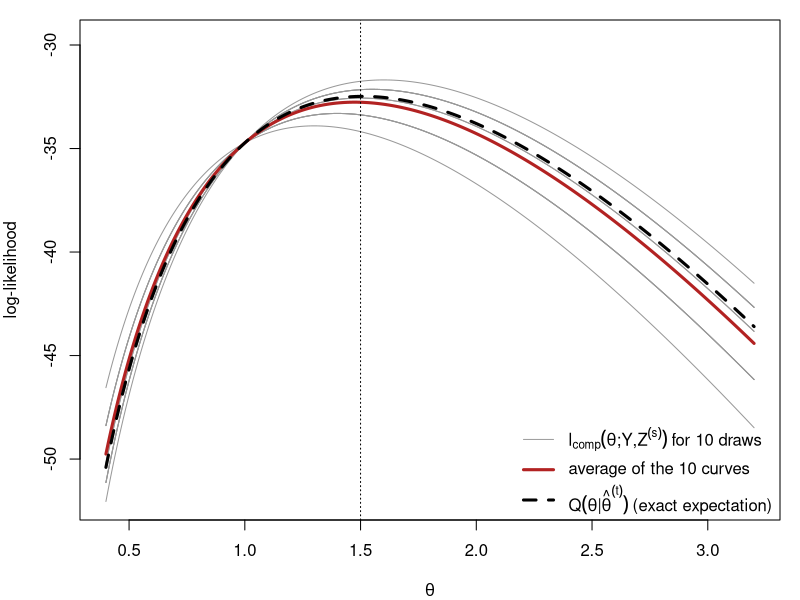
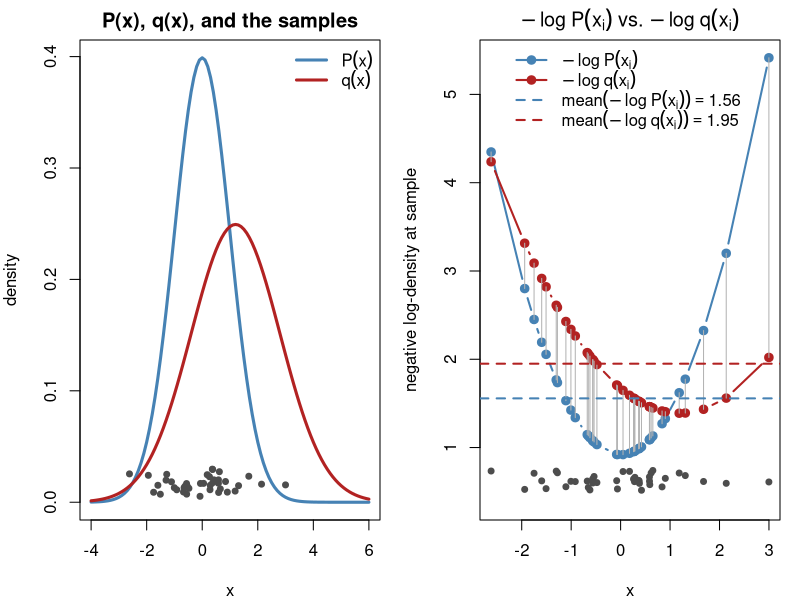
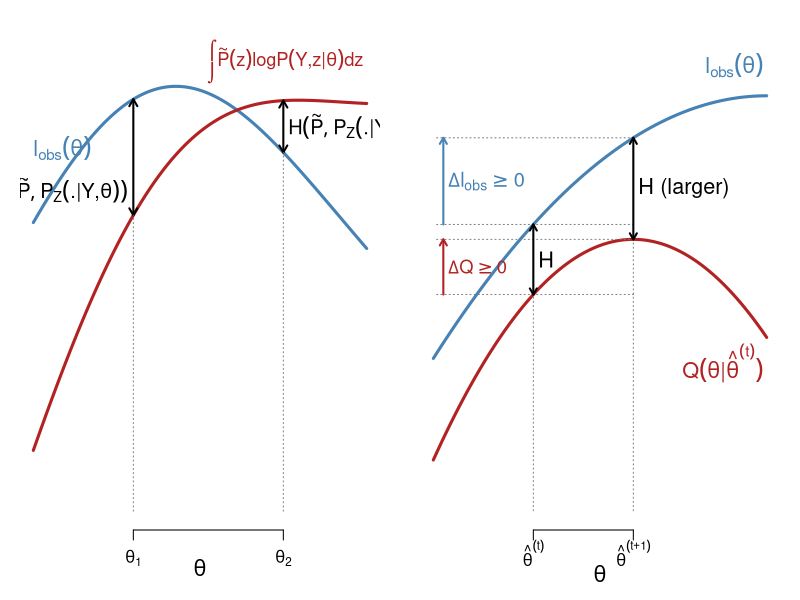
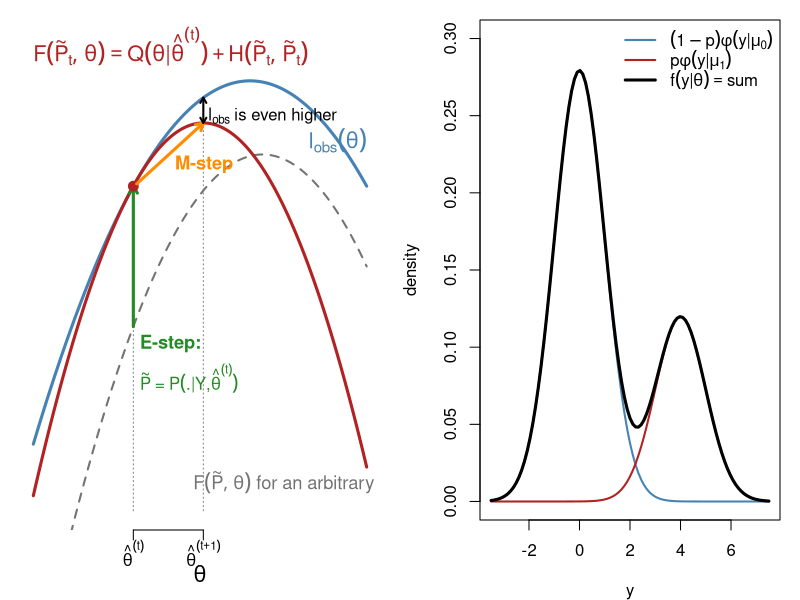
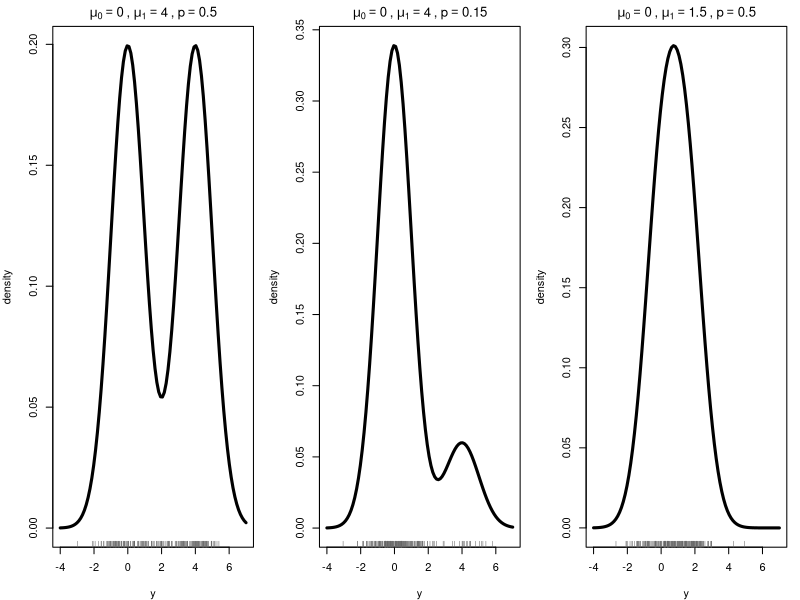
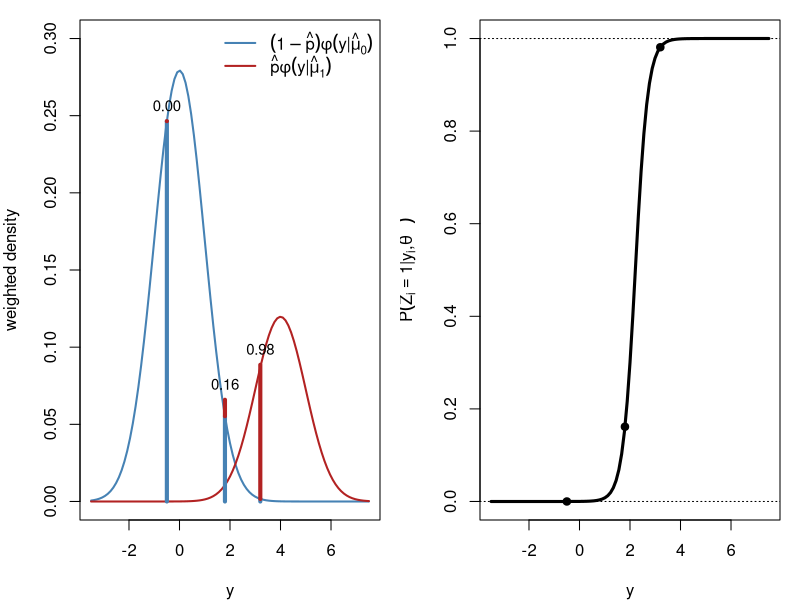
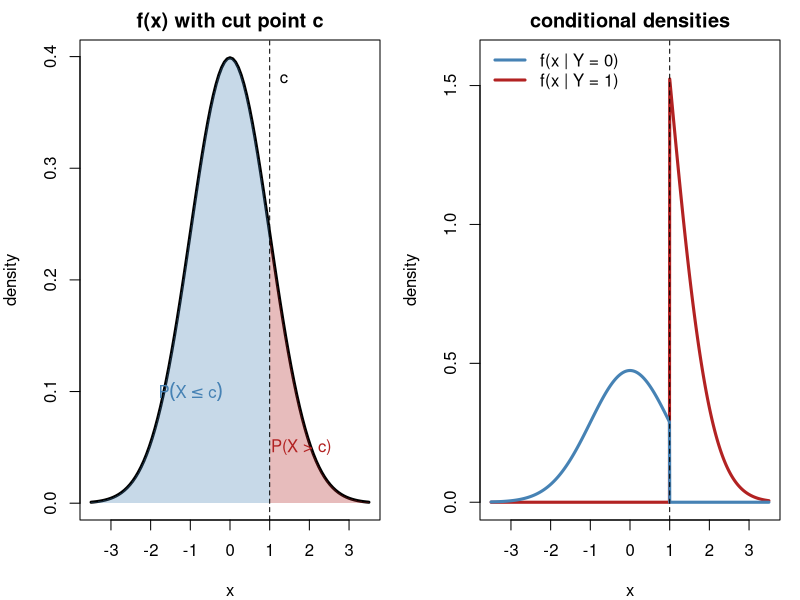
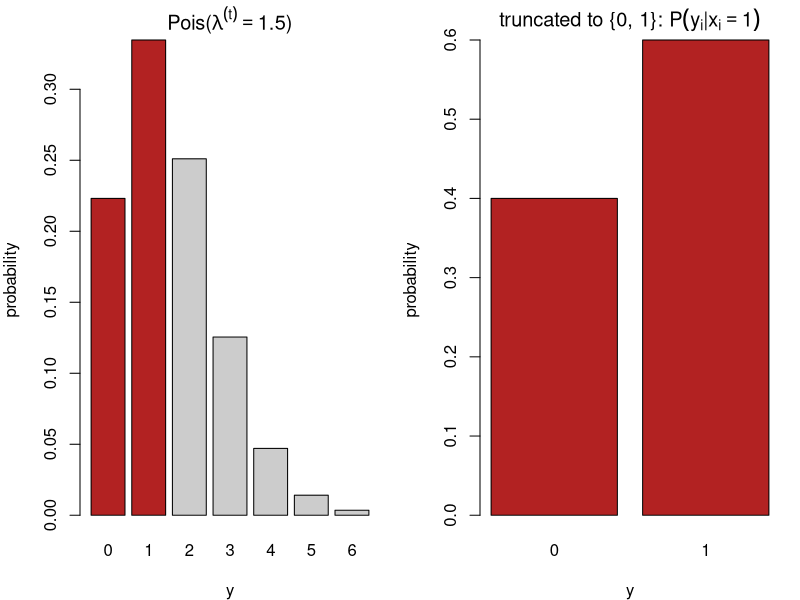

R code for these plots, in order:
## ---- chunk 1
#| include: false
set.seed(812)
knitr::opts_chunk$set(echo = FALSE, fig.align = "center")
# censored Poisson example used in several figures (Section 3):
# m exact observations, ncen observations known only to satisfy y < 2
yobs <- c(3, 2, 4, 1, 3, 2, 5, 3); m <- length(yobs); ncen <- 12; n <- m + ncen
lobs <- function(l) sum(dpois(yobs, l, log = TRUE)) + ncen * log(ppois(1, l))
lcomp <- function(l, z) -n * l + log(l) * (sum(yobs) + sum(z)) - sum(lfactorial(yobs))
Qfun  <- function(l, lt) lcomp(l, rep(lt / (1 + lt), ncen))
lam <- seq(0.4, 3.2, length.out = 300)
## ---- chunk 2
#| fig-width: 9
#| fig-height: 5
lt <- 1.5; S <- 10
Z <- replicate(S, rbinom(ncen, 1, lt / (1 + lt)))            # draws of the censored y_i
curves <- sapply(1:S, function(s) sapply(lam, lcomp, z = Z[, s]))
Qexact <- sapply(lam, Qfun, lt = lt)
par(mar = c(4, 4, 1, 1))
matplot(lam, curves, type = "l", lty = 1, lwd = 1, col = "gray60", xlab = expression(theta),
        ylab = "log-likelihood", ylim = range(curves) + c(0, 2))
lines(lam, rowMeans(curves), lwd = 3, col = "firebrick")
lines(lam, Qexact, lwd = 3, col = "black", lty = 2)
abline(v = lt, lty = 3)
legend("bottomright", bty = "n", lwd = c(1, 3, 3), lty = c(1, 1, 2), col = c("gray60", "firebrick", "black"),
       legend = c(expression(l[comp](theta*";"*Y*","*Z^(s)) ~ "for 10 draws"),
                  "average of the 10 curves",
                  expression(Q(theta*"|"*hat(theta)^(t)) ~ "(exact expectation)")))
## ---- chunk 3
#| fig-width: 10
#| fig-height: 4.6
par(mfrow = c(1, 2), mar = c(4, 4, 2, 1))
mu_p <- 0; sd_p <- 1; mu_q <- 1.2; sd_q <- 1.6; nsamp <- 40
x  <- rnorm(nsamp, mu_p, sd_p)                   # samples from P
nlp <- -dnorm(x, mu_p, sd_p, log = TRUE)         # -log P(x_i)
nlq <- -dnorm(x, mu_q, sd_q, log = TRUE)         # -log q(x_i)

curve(dnorm(x, mu_p, sd_p), -4, 6, lwd = 3, col = "steelblue", xlab = "x", ylab = "density",
      main = "P(x), q(x), and the samples")
curve(dnorm(x, mu_q, sd_q), add = TRUE, lwd = 3, col = "firebrick")
points(x, runif(nsamp, 0.005, 0.03), pch = 19, col = "gray30", cex = 0.8)   # jittered observations
legend("topright", bty = "n", lwd = 3, col = c("steelblue", "firebrick"),
       legend = c(expression(P(x)), expression(q(x))))

ord <- order(x)
yr  <- range(c(nlp, nlq)); gap <- diff(yr)
plot(x[ord], nlp[ord], type = "b", pch = 19, col = "steelblue", lwd = 2,
     xlab = "x", ylab = "negative log-density at sample",
     ylim = c(yr[1] - 0.12 * gap, yr[2]),
     main = expression(-log~P(x[i])~vs.~-log~q(x[i])))
lines(x[ord], nlq[ord], type = "b", pch = 19, col = "firebrick", lwd = 2)
segments(x[ord], nlp[ord], x[ord], nlq[ord], col = "gray70")
abline(h = mean(nlp), col = "steelblue", lty = 2, lwd = 2)
abline(h = mean(nlq), col = "firebrick", lty = 2, lwd = 2)
points(x, yr[1] - 0.09 * gap + runif(nsamp, 0, 0.05 * gap), pch = 19, col = "gray30", cex = 0.8)
legend("top", bty = "n", lwd = 2, lty = c(1, 1, 2, 2), pch = c(19, 19, NA, NA),
       col = c("steelblue", "firebrick", "steelblue", "firebrick"),
       legend = c(expression(-log~P(x[i])), expression(-log~q(x[i])),
                  bquote(mean(-log~P(x[i])) == .(round(mean(nlp), 2))),
                  bquote(mean(-log~q(x[i])) == .(round(mean(nlq), 2)))))
## ---- chunk 4
#| fig-width: 9
#| fig-height: 4.4
par(mar = c(3.5, 1, 1, 1))
th <- seq(0, 10, length.out = 300)
lo <- function(t) 3.2 - 0.045 * (t - 5.2)^2 + 0.5 * sin(t / 2.2)   # observed log-likelihood
av <- function(t) lo(t) - (1.4 - 0.45 * (t - 3))                    # an arbitrary average complete log-likelihood
plot(th, lo(th), type = "n", ylim = c(-1.5, 4.2), axes = FALSE, xlab = "", ylab = "")
mtext(expression(theta), side = 1, line = 1.5, cex = 1.3)
lines(th, lo(th), lwd = 3, col = "steelblue")
lines(th, av(th), lwd = 3, col = "firebrick")
text(0, lo(0) + 0.9, expression(l[obs](theta)), col = "steelblue", adj = 0, cex = 1.3)
text(9.9, av(9.9) + 0.5, expression(integral(tilde(P)(z)*log*P(Y*","*z*"|"*theta)*dz)),
     col = "firebrick", adj = 1, cex = 1.1)
for (t0 in c(3, 7.5)) {
    arrows(t0, av(t0), t0, lo(t0), code = 3, length = 0.08, lwd = 2)
    text(if (t0 == 3) t0 - 0.15 else t0 + 0.15, (av(t0) + lo(t0)) / 2 - if (t0 == 3) 0.4 else 0, expression(H(tilde(P), P[Z](.*"|"*Y*","*theta))), adj = if (t0 == 3) 1 else 0, cex = 1.2)
    segments(t0, -1.5, t0, min(av(t0), lo(t0)), lty = 3, col = "gray50")
}
axis(1, at = c(3, 7.5), labels = c(expression(theta[1]), expression(theta[2])), tick = TRUE)
## ---- chunk 5
#| fig-width: 9
#| fig-height: 3.9
par(mar = c(3.5, 1, 0.5, 1))
th <- seq(0, 10, length.out = 300)
t0 <- 3; t1 <- 6                                         # theta^(t), theta^(t+1)
Q  <- function(t) 2.6 - 0.07 * (t - t1)^2                # Q(theta | theta^(t)), maximised at theta^(t+1)
H  <- function(t) 0.8 + 0.04 * (t - t0)^2                # cross-entropy, smallest at theta^(t) (Gibbs)
lo <- function(t) Q(t) + H(t)                            # l_obs
plot(th, lo(th), type = "n", ylim = c(-0.5, 5), axes = FALSE, xlab = "", ylab = "")
mtext(expression(theta), side = 1, line = 1.8, cex = 1.3)
lines(th, lo(th), lwd = 3, col = "steelblue")
lines(th, Q(th),  lwd = 3, col = "firebrick")
text(9.9, lo(9.9) + 0.35, expression(l[obs](theta)), col = "steelblue", adj = 1, cex = 1.3)
text(9.9, Q(9.9) - 0.35, expression(Q(theta*"|"*hat(theta)^(t))), col = "firebrick", adj = 1, cex = 1.3)
segments(c(t0, t1), -0.5, c(t0, t1), c(lo(t0), lo(t1)), lty = 3, col = "gray50")
segments(0.1, c(Q(t0), lo(t0)), t1, c(Q(t0), lo(t0)), lty = 3, col = "gray50")
segments(0.1, c(Q(t1), lo(t1)), t1, c(Q(t1), lo(t1)), lty = 3, col = "gray50")
for (x in c(t0, t1)) arrows(x, Q(x), x, lo(x), code = 3, length = 0.07, lwd = 2)
text(t0 + 0.15, (Q(t0) + lo(t0)) / 2, "H", adj = 0, cex = 1.3)
text(t1 + 0.15, (Q(t1) + lo(t1)) / 2, "H (larger)", adj = 0, cex = 1.3)
arrows(0.3, Q(t0), 0.3, Q(t1), length = 0.07, lwd = 2, col = "firebrick")
text(0.45, (Q(t0) + Q(t1)) / 2, expression(Delta*Q >= 0), adj = 0, col = "firebrick", cex = 1.1)
arrows(0.3, lo(t0), 0.3, lo(t1), length = 0.07, lwd = 2, col = "steelblue")
text(0.45, (lo(t0) + lo(t1)) / 2, expression(Delta*l[obs] >= 0), adj = 0, col = "steelblue", cex = 1.2)
axis(1, at = c(t0, t1), labels = c(expression(hat(theta)^(t)), expression(hat(theta)^(t+1))), tick = TRUE)
## ---- chunk 6
#| fig-width: 9
#| fig-height: 4.6
par(mar = c(3.5, 1, 0.5, 1))
th <- seq(0, 10, length.out = 300); t0 <- 3
lo <- function(t) 3.5 - 0.15 * (t - 6.5)^2                      # l_obs
B0 <- function(t) lo(t) - 1.2 - 0.05 * (t - 8)^2              # F(P~, theta) for an arbitrary P~: below l_obs
B1 <- function(t) lo(t) - 0.1 * (t - t0)^2                     # F(P~_t, theta): touches l_obs at theta^(t)
t1 <- optimize(B1, c(0, 10), maximum = TRUE)$maximum             # M-step
plot(th, lo(th), type = "n", ylim = c(-4, 4.4), axes = FALSE, xlab = "", ylab = "")
mtext(expression(theta), side = 1, line = 1.8, cex = 1.3)
lines(th, lo(th), lwd = 3, col = "steelblue")
lines(th, B0(th), lwd = 2, lty = 2, col = "gray45")
lines(th, B1(th), lwd = 3, col = "firebrick")
text(10, lo(10) + 0.8, expression(l[obs](theta)), col = "steelblue", adj = 1, cex = 1.3)
text(t0 + 1.8, -3.5, expression(F(tilde(P), theta)~"for an arbitrary"~tilde(P)), col = "gray45", adj = 0, cex = 1.1)
text(0, 4.1, expression(F(tilde(P)[t], theta) == Q(theta*"|"*hat(theta)^(t)) + H(tilde(P)[t], tilde(P)[t])), col = "firebrick", adj = 0, cex = 1.3)
segments(c(t0, t1), -4, c(t0, t1), c(B0(t0), lo(t1)), lty = 3, col = "gray50")
arrows(t0, B0(t0), t0, lo(t0), length = 0.08, lwd = 3, col = "forestgreen")
text(t0 + 0.2, B0(t0) - 0.3, expression(bold("E-step:")), adj = 0, col = "forestgreen", cex = 1.1)
text(t0 + 0.2, B0(t0) - 0.9, expression(tilde(P)~"="~P(.*"|"*Y*","*hat(theta)^(t))), adj = 0, col = "forestgreen", cex = 1.0)
points(t0, lo(t0), pch = 19, col = "firebrick", cex = 1.3)
arrows(t0 + 0.1, B1(t0) + 0.04, t1, B1(t1), length = 0.08, lwd = 3, col = "darkorange")
text((t0 + t1) / 2 + 0.2, B1((t0 + t1) / 2) - 0.45, expression(bold("M-step")), col = "darkorange", adj = 0, cex = 1.1)
arrows(t1, B1(t1), t1, lo(t1), length = 0.06, lwd = 2, code = 3)
text(t1 + 0.15, (B1(t1) + lo(t1)) / 2 - 0.1, expression(l[obs]~"is even higher"), adj = 0, cex = 1.0)
axis(1, at = c(t0, t1), labels = c(expression(hat(theta)^(t)), expression(hat(theta)^(t+1))), tick = TRUE)
## ---- chunk 7
#| fig-width: 9
#| fig-height: 4.6
par(mar = c(4, 4, 1, 1)); mu0 <- 0; mu1 <- 4; p <- 0.3
curve((1 - p) * dnorm(x, mu0), -3.5, 7.5, lwd = 2, col = "steelblue", ylab = "density", xlab = "y",
      ylim = c(0, 0.3))
curve(p * dnorm(x, mu1), add = TRUE, lwd = 2, col = "firebrick")
curve((1 - p) * dnorm(x, mu0) + p * dnorm(x, mu1), add = TRUE, lwd = 3)
legend("topright", bty = "n", lwd = c(2, 2, 3), col = c("steelblue", "firebrick", "black"),
       legend = c(expression((1-p)*phi(y*"|"*mu[0])), expression(p*phi(y*"|"*mu[1])),
                  expression(f(y*"|"*theta) == "sum")))
## ---- chunk 8
#| fig-width: 10
#| fig-height: 4.4
par(mfrow = c(1, 3), mar = c(4, 4, 2, 1))
mix <- function(x, mu0, mu1, p) (1 - p) * dnorm(x, mu0) + p * dnorm(x, mu1)
for (s in list(c(0, 4, 0.5), c(0, 4, 0.15), c(0, 1.5, 0.5))) {
  curve(mix(x, s[1], s[2], s[3]), -4, 7, lwd = 3, xlab = "y", ylab = "density",
        main = bquote(mu[0] == .(s[1]) ~ "," ~ mu[1] == .(s[2]) ~ "," ~ p == .(s[3])))
  y <- ifelse(rbinom(200, 1, s[3]) == 1, rnorm(200, s[2]), rnorm(200, s[1]))
  rug(y, col = "gray40")
}
## ---- chunk 9
#| fig-width: 10
#| fig-height: 4.6
par(mfrow = c(1, 2), mar = c(4, 4, 1, 1)); mu0 <- 0; mu1 <- 4; p <- 0.3
f0 <- function(x) (1 - p) * dnorm(x, mu0); f1 <- function(x) p * dnorm(x, mu1)
curve(f0, -3.5, 7.5, lwd = 2, col = "steelblue", ylab = "weighted density", xlab = "y", ylim = c(0, 0.3))
curve(f1, add = TRUE, lwd = 2, col = "firebrick")
yi <- c(-0.5, 1.8, 3.2)
for (y in yi) { segments(y, 0, y, f0(y), col = "steelblue", lwd = 4)
  segments(y, f0(y), y, f0(y) + f1(y), col = "firebrick", lwd = 4)
  text(y, f0(y) + f1(y), sprintf("%.2f", f1(y) / (f0(y) + f1(y))), pos = 3, cex = 0.9) }
legend("topright", bty = "n", lwd = 2, col = c("steelblue", "firebrick"),
       legend = c(expression((1-hat(p))*phi(y*"|"*hat(mu)[0])), expression(hat(p)*phi(y*"|"*hat(mu)[1]))))
curve(f1(x) / (f0(x) + f1(x)), -3.5, 7.5, lwd = 3, xlab = "y",
      ylab = expression(P(Z[i] == 1*"|"*y[i]*","*hat(theta)^(t))))
abline(h = c(0, 1), lty = 3); points(yi, f1(yi) / (f0(yi) + f1(yi)), pch = 19)
## ---- chunk 10
#| fig-width: 10
#| fig-height: 4.8
par(mfrow = c(1, 2), mar = c(4, 4, 2, 1)); cc <- 1
curve(dnorm, -3.5, 3.5, lwd = 3, xlab = "x", ylab = "density", main = "f(x) with cut point c")
xs <- seq(cc, 3.5, length.out = 100)
polygon(c(xs, rev(xs)), c(dnorm(xs), rep(0, 100)), col = adjustcolor("firebrick", 0.3), border = NA)
xs <- seq(-3.5, cc, length.out = 100)
polygon(c(xs, rev(xs)), c(dnorm(xs), rep(0, 100)), col = adjustcolor("steelblue", 0.3), border = NA)
abline(v = cc, lty = 2); text(cc, 0.38, "c", pos = 4)
text(1.8, 0.05, "P(X > c)", col = "firebrick"); text(-1, 0.1, expression(P(X <= c)), col = "steelblue")
curve(dnorm(x) * (x > cc) / pnorm(cc, lower.tail = FALSE), -3.5, 3.5, lwd = 3, col = "firebrick",
      n = 1001, xlab = "x", ylab = "density", main = "conditional densities", ylim = c(0, 1.6))
curve(dnorm(x) * (x <= cc) / pnorm(cc), add = TRUE, lwd = 3, col = "steelblue", n = 1001)
abline(v = cc, lty = 2)
legend("topleft", bty = "n", lwd = 3, col = c("steelblue", "firebrick"),
       legend = c("f(x | Y = 0)", "f(x | Y = 1)"))
## ---- chunk 11
#| fig-width: 10
#| fig-height: 4.4
par(mfrow = c(1, 2), mar = c(4, 4, 2, 1)); lt <- 1.5; k <- 0:6
barplot(dpois(k, lt), names.arg = k, col = c("firebrick", "firebrick", rep("gray80", 5)),
        xlab = "y", ylab = "probability", main = bquote("Pois(" * lambda^(t) == .(lt) * ")"))
barplot(c(1, lt) / (1 + lt), names.arg = 0:1, col = "firebrick", xlab = "y", ylab = "probability",
        main = expression("truncated to {0, 1}: " * P(y[i]*"|"*x[i] == 1)))
## ---- chunk 12
#| fig-width: 6
#| fig-height: 4.6
par(mar = c(4, 4, 1, 1))
ctr <- rbind(c(0, 0), c(4, 3), c(1, 5))
Sig <- list(diag(2) * 0.8, matrix(c(1, 0.7, 0.7, 1), 2), diag(c(1.2, 0.4)))
cols <- c("steelblue", "firebrick", "forestgreen"); ang <- seq(0, 2 * pi, length.out = 100)
plot(NA, xlim = c(-3, 7), ylim = c(-3, 8), xlab = expression(y[1]), ylab = expression(y[2]))
for (k in 1:3) { R <- chol(Sig[[k]])
  pts <- matrix(rnorm(120), 60) %*% R + rep(ctr[k, ], each = 60)
  points(pts, col = adjustcolor(cols[k], 0.6), pch = 19, cex = 0.8)
  ell <- (cbind(cos(ang), sin(ang)) * 2.1) %*% R + rep(ctr[k, ], each = 100)
  lines(ell, col = cols[k], lwd = 2); points(ctr[k, 1], ctr[k, 2], pch = 4, lwd = 3, col = cols[k]) }
## ---- chunk 13
#| fig-width: 10
#| fig-height: 3.4
par(mar = c(4, 4, 1, 1)); N <- 120; P <- matrix(c(0.95, 0.05, 0.1, 0.9), 2, byrow = TRUE)
h <- integer(N); h[1] <- 1; for (i in 2:N) h[i] <- sample(1:2, 1, prob = P[h[i - 1], ])
y <- rnorm(N, mean = c(0, 3)[h])
plot(y, type = "n", xlab = "i", ylab = expression(y[i]))
r <- rle(h); e <- cumsum(r$lengths); s <- c(1, head(e, -1) + 1)
rect(s - 0.5, par("usr")[3], e + 0.5, par("usr")[4],
     col = adjustcolor(c("steelblue", "firebrick")[r$values], 0.15), border = NA)
lines(y, col = "gray30"); points(y, pch = 19, col = c("steelblue", "firebrick")[h], cex = 0.7)
legend("topright", bty = "n", pch = 19, col = c("steelblue", "firebrick"),
       legend = c(expression(h[i] == 1), expression(h[i] == 2)), horiz = TRUE)
